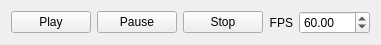
<?xml version="1.0" encoding="UTF-8"?>
<ui version="4.0">
 <class>AnimationWidget</class>
 <widget class="QFrame" name="AnimationWidget">
  <property name="geometry">
   <rect>
    <x>0</x>
    <y>0</y>
    <width>363</width>
    <height>45</height>
   </rect>
  </property>
  <property name="sizePolicy">
   <sizepolicy hsizetype="Preferred" vsizetype="Preferred">
    <horstretch>0</horstretch>
    <verstretch>0</verstretch>
   </sizepolicy>
  </property>
  <property name="minimumSize">
   <size>
    <width>0</width>
    <height>45</height>
   </size>
  </property>
  <property name="windowTitle">
   <string>Frame</string>
  </property>
  <layout class="QHBoxLayout" name="horizontalLayout">
   <item>
    <widget class="QPushButton" name="playButton">
     <property name="text">
      <string>Play</string>
     </property>
    </widget>
   </item>
   <item>
    <widget class="QPushButton" name="pauseButton">
     <property name="text">
      <string>Pause</string>
     </property>
    </widget>
   </item>
   <item>
    <widget class="QPushButton" name="stopButton">
     <property name="text">
      <string>Stop</string>
     </property>
    </widget>
   </item>
   <item>
    <layout class="QHBoxLayout" name="fpsLayout">
     <item>
      <widget class="QLabel" name="fpsLabel">
       <property name="text">
        <string>FPS</string>
       </property>
       <property name="alignment">
        <set>Qt::AlignRight|Qt::AlignTrailing|Qt::AlignVCenter</set>
       </property>
      </widget>
     </item>
     <item>
      <widget class="QDoubleSpinBox" name="fpsSpinBox">
       <property name="minimum">
        <double>1.000000000000000</double>
       </property>
       <property name="maximum">
        <double>1000.000000000000000</double>
       </property>
       <property name="value">
        <double>60.000000000000000</double>
       </property>
      </widget>
     </item>
    </layout>
   </item>
  </layout>
 </widget>
 <resources/>
 <connections/>
</ui>
